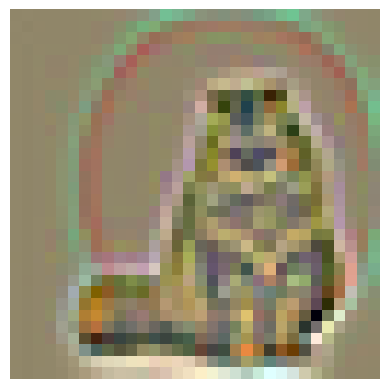
#> input picture sampled_image.png, 389 x 389 px
$ python -i local_features.py   (imports and definitions only)
#> lines starting #> are read from the running program, lines starting #| are printed output that depends on the picture
import numpy as np
from scipy.ndimage import gaussian_filter, zoom
from skimage.feature import hog, ORB
import cv2

""" Implementation of the Histogram of Oriented Gradients (HOG) algorithm
"""


# [95 lines left out: functions calculate_hog, calculate_ORB, not called in this run]


""" Implementation of the Local Binary Pattern (LBP) algorithm
"""


# [35 lines left out: functions get_neighbour, calculate_LocalBinaryPattern, not called in this run]


""" Implementation of the Scale-Invariant Feature Transform (SIFT) algorithm
"""


def calculate_SIFT(image, sigma=1.6, num_octaves=4, num_scales=5, handmade=False):
    # Convert the image to grayscale
#> called with sigma = 1.6, num_octaves = 4, num_scales = 5, handmade = False
    image = (image - np.min(image))/(np.max(image) - np.min(image))
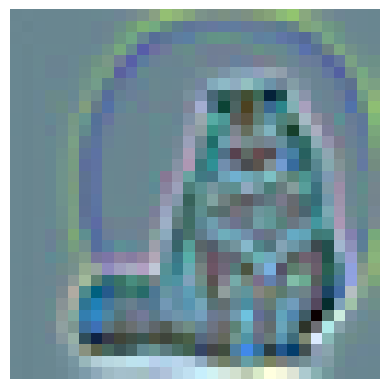
#> image: shape (389, 389, 3) float64; mean of channels 0, 1, 2 0.61, 0.578, 0.475; drawn as B, G, R
    grayscale_image = np.dot(image, [0.2989, 0.5870, 0.1140])
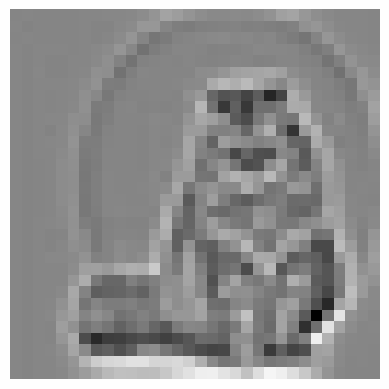
#> grayscale_image: shape (389, 389) float64; min 0.00447, max 1, mean 0.576

    if handmade:
        # Create the scale space
        octave_images = []

        # Upsampling by a factor of 2
        image = zoom(grayscale_image, (2, 2, 1), order=1)

        k = 2**(1/num_scales)
        # Generate the octave images
        pyr_images = []
        for octave in range(num_octaves):
            new_sigma = sigma
            scaled_image = zoom(
                image, (1/2**(octave+1), 1/2**(octave+1), 1), order=1)
            octave_images.append(scaled_image)
            for scale in range(1, num_scales):
                blurred_image = gaussian_filter(
                    scaled_image, sigma=(sigma*(2**scale), sigma*(2**scale)))
                pyr_images.append(blurred_image)
                new_sigma = new_sigma * k

        # Calculate the Difference of Gaussians (DoG)
        dog = []
        for octave in range(num_octaves):
            octave_dogs = np.zeros(
                (num_scales-1, pyr_images[octave*num_scales].shape[0], pyr_images[octave*num_scales].shape[1]))
            for scale in range(num_scales-1):
                octave_dogs[scale, :, :] = pyr_images[octave +
                                                      scale] - pyr_images[octave+scale+1]
            dog.append(octave_dogs)

        # Find the keypoints
        keypoints = []
        for octave in range(num_octaves):
            for scale in range(1, num_scales-2):
                for i in range(1, dog[octave+scale].shape[0]-1):
                    for j in range(1, dog[octave+scale].shape[1]-1):
                        if is_extremum(dog, octave, scale, i, j):
                            keypoints.append((i, j))

        # Compute the descriptors
        descriptors = []
        for keypoint in keypoints:
            descriptor = compute_descriptor(grayscale_image, keypoint)
            descriptors.append(descriptor)
        return np.array(descriptors)
    else:
        rescaled_image = (image*255).astype(dtype=np.uint8)
        cv2_image = cv2.cvtColor(rescaled_image, cv2.COLOR_RGB2GRAY)
        sift = cv2.SIFT_create()
        keypoints, descriptors = sift.detectAndCompute(cv2_image, None)
#> keypoints = 207 keypoints; strongest (x, y, size): (317, 316, 8.3), (315, 338, 8.2), (327, 326, 8.2), (339, 314, 8)
        if descriptors is None:
            print('No descriptors found for the image. Returning a zero vector.')
            return np.zeros((1, 128))
        return descriptors


# [23 lines left out: functions is_extremum, compute_descriptor, not called in this run]

>>> import cv2
>>> picture = cv2.cvtColor(cv2.imread('sampled_image.png'), cv2.COLOR_BGR2RGB)
>>> result = calculate_SIFT(picture)
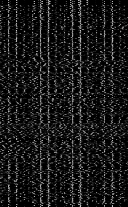
#> result: shape (207, 128) float32; min 0, max 201, mean 24.8
